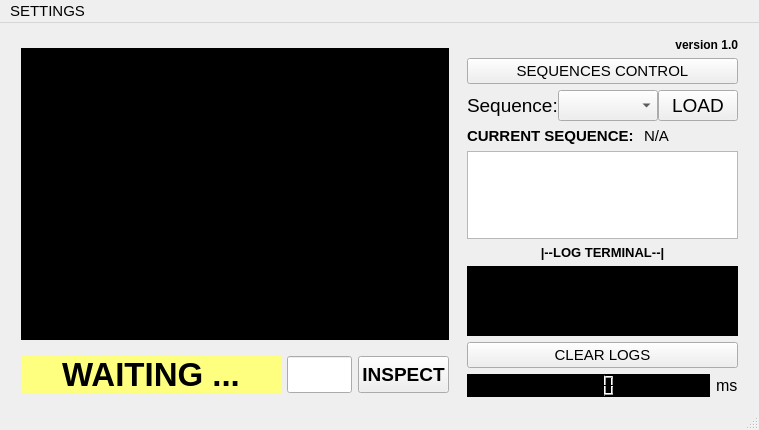
<?xml version="1.0" encoding="UTF-8"?>
<ui version="4.0">
 <class>MainWindow</class>
 <widget class="QMainWindow" name="MainWindow">
  <property name="geometry">
   <rect>
    <x>0</x>
    <y>0</y>
    <width>759</width>
    <height>430</height>
   </rect>
  </property>
  <property name="sizePolicy">
   <sizepolicy hsizetype="Preferred" vsizetype="Preferred">
    <horstretch>0</horstretch>
    <verstretch>0</verstretch>
   </sizepolicy>
  </property>
  <property name="windowTitle">
   <string>VIS 1.0</string>
  </property>
  <widget class="QWidget" name="centralwidget">
   <layout class="QHBoxLayout" name="horizontalLayout_2" stretch="1,0">
    <item>
     <layout class="QVBoxLayout" name="verticalLayout_2" stretch="4,0">
      <property name="leftMargin">
       <number>12</number>
      </property>
      <property name="topMargin">
       <number>6</number>
      </property>
      <property name="rightMargin">
       <number>6</number>
      </property>
      <property name="bottomMargin">
       <number>6</number>
      </property>
      <item>
       <layout class="QHBoxLayout" name="horizontalLayout_7" stretch="1,1">
        <property name="spacing">
         <number>0</number>
        </property>
        <property name="topMargin">
         <number>10</number>
        </property>
        <item>
         <widget class="QLabel" name="label_6">
          <property name="sizePolicy">
           <sizepolicy hsizetype="Expanding" vsizetype="Expanding">
            <horstretch>0</horstretch>
            <verstretch>0</verstretch>
           </sizepolicy>
          </property>
          <property name="font">
           <font>
            <pointsize>14</pointsize>
            <weight>75</weight>
            <bold>true</bold>
           </font>
          </property>
          <property name="styleSheet">
           <string notr="true">background-color: rgb(0, 0, 0);</string>
          </property>
          <property name="frameShape">
           <enum>QFrame::NoFrame</enum>
          </property>
          <property name="text">
           <string>CAMERA 1</string>
          </property>
          <property name="alignment">
           <set>Qt::AlignCenter</set>
          </property>
         </widget>
        </item>
        <item>
         <widget class="QLabel" name="label_12">
          <property name="sizePolicy">
           <sizepolicy hsizetype="Expanding" vsizetype="Expanding">
            <horstretch>0</horstretch>
            <verstretch>0</verstretch>
           </sizepolicy>
          </property>
          <property name="font">
           <font>
            <pointsize>14</pointsize>
            <weight>75</weight>
            <bold>true</bold>
           </font>
          </property>
          <property name="styleSheet">
           <string notr="true">background-color: rgb(0, 0, 0);</string>
          </property>
          <property name="text">
           <string>CAMERA 2</string>
          </property>
          <property name="alignment">
           <set>Qt::AlignCenter</set>
          </property>
         </widget>
        </item>
       </layout>
      </item>
      <item>
       <layout class="QVBoxLayout" name="verticalLayout_4" stretch="0">
        <item>
         <layout class="QHBoxLayout" name="horizontalLayout_8" stretch="4,1,0">
          <property name="topMargin">
           <number>10</number>
          </property>
          <item>
           <widget class="QLabel" name="label_5">
            <property name="font">
             <font>
              <pointsize>25</pointsize>
              <weight>75</weight>
              <bold>true</bold>
             </font>
            </property>
            <property name="styleSheet">
             <string notr="true">background-color: rgb(255, 255, 127);
</string>
            </property>
            <property name="text">
             <string>WAITING ...</string>
            </property>
            <property name="alignment">
             <set>Qt::AlignCenter</set>
            </property>
           </widget>
          </item>
          <item>
           <widget class="QLineEdit" name="lineEdit">
            <property name="sizePolicy">
             <sizepolicy hsizetype="Preferred" vsizetype="Preferred">
              <horstretch>0</horstretch>
              <verstretch>0</verstretch>
             </sizepolicy>
            </property>
            <property name="font">
             <font>
              <pointsize>12</pointsize>
              <weight>75</weight>
              <bold>true</bold>
             </font>
            </property>
            <property name="toolTip">
             <string>INPUT EPASS:</string>
            </property>
           </widget>
          </item>
          <item>
           <widget class="QPushButton" name="pushButton_2">
            <property name="sizePolicy">
             <sizepolicy hsizetype="Preferred" vsizetype="Preferred">
              <horstretch>0</horstretch>
              <verstretch>0</verstretch>
             </sizepolicy>
            </property>
            <property name="font">
             <font>
              <pointsize>14</pointsize>
              <weight>75</weight>
              <bold>true</bold>
             </font>
            </property>
            <property name="text">
             <string>INSPECT</string>
            </property>
           </widget>
          </item>
         </layout>
        </item>
       </layout>
      </item>
     </layout>
    </item>
    <item>
     <layout class="QVBoxLayout" name="verticalLayout" stretch="0,0,0,0,0">
      <property name="leftMargin">
       <number>6</number>
      </property>
      <property name="topMargin">
       <number>6</number>
      </property>
      <property name="rightMargin">
       <number>12</number>
      </property>
      <property name="bottomMargin">
       <number>2</number>
      </property>
      <item>
       <widget class="QLabel" name="label_8">
        <property name="font">
         <font>
          <weight>75</weight>
          <bold>true</bold>
         </font>
        </property>
        <property name="text">
         <string>version 1.0</string>
        </property>
        <property name="alignment">
         <set>Qt::AlignBottom|Qt::AlignRight|Qt::AlignTrailing</set>
        </property>
       </widget>
      </item>
      <item>
       <widget class="QPushButton" name="pushButton">
        <property name="font">
         <font>
          <pointsize>11</pointsize>
          <weight>50</weight>
          <bold>false</bold>
         </font>
        </property>
        <property name="text">
         <string>SEQUENCES CONTROL</string>
        </property>
       </widget>
      </item>
      <item>
       <layout class="QHBoxLayout" name="horizontalLayout_9">
        <property name="spacing">
         <number>0</number>
        </property>
        <item>
         <widget class="QLabel" name="label">
          <property name="font">
           <font>
            <pointsize>14</pointsize>
           </font>
          </property>
          <property name="text">
           <string>Sequence:</string>
          </property>
         </widget>
        </item>
        <item>
         <widget class="QComboBox" name="comboBox">
          <property name="font">
           <font>
            <pointsize>14</pointsize>
           </font>
          </property>
         </widget>
        </item>
        <item>
         <widget class="QPushButton" name="pushButton_3">
          <property name="font">
           <font>
            <pointsize>14</pointsize>
           </font>
          </property>
          <property name="text">
           <string>LOAD</string>
          </property>
         </widget>
        </item>
       </layout>
      </item>
      <item>
       <spacer name="verticalSpacer">
        <property name="orientation">
         <enum>Qt::Vertical</enum>
        </property>
        <property name="sizeHint" stdset="0">
         <size>
          <width>20</width>
          <height>40</height>
         </size>
        </property>
       </spacer>
      </item>
      <item>
       <layout class="QVBoxLayout" name="verticalLayout_3" stretch="0,5,0,2,0,0">
        <item>
         <layout class="QHBoxLayout" name="horizontalLayout_4">
          <item>
           <widget class="QLabel" name="label_7">
            <property name="font">
             <font>
              <pointsize>11</pointsize>
              <weight>75</weight>
              <bold>true</bold>
             </font>
            </property>
            <property name="text">
             <string>CURRENT SEQUENCE: </string>
            </property>
           </widget>
          </item>
          <item>
           <widget class="QLabel" name="label_2">
            <property name="font">
             <font>
              <pointsize>11</pointsize>
             </font>
            </property>
            <property name="text">
             <string>N/A</string>
            </property>
           </widget>
          </item>
         </layout>
        </item>
        <item>
         <widget class="QListWidget" name="listWidget">
          <property name="font">
           <font>
            <pointsize>18</pointsize>
            <weight>75</weight>
            <bold>true</bold>
           </font>
          </property>
          <property name="toolTip">
           <string/>
          </property>
          <property name="styleSheet">
           <string notr="true"/>
          </property>
          <property name="frameShape">
           <enum>QFrame::StyledPanel</enum>
          </property>
          <property name="autoScrollMargin">
           <number>12</number>
          </property>
          <property name="dragDropMode">
           <enum>QAbstractItemView::DragDrop</enum>
          </property>
          <property name="defaultDropAction">
           <enum>Qt::MoveAction</enum>
          </property>
          <property name="alternatingRowColors">
           <bool>false</bool>
          </property>
          <property name="isWrapping" stdset="0">
           <bool>false</bool>
          </property>
          <property name="spacing">
           <number>7</number>
          </property>
          <property name="viewMode">
           <enum>QListView::ListMode</enum>
          </property>
         </widget>
        </item>
        <item>
         <widget class="QLabel" name="label_4">
          <property name="font">
           <font>
            <family>SansSerif</family>
            <pointsize>10</pointsize>
            <weight>75</weight>
            <bold>true</bold>
           </font>
          </property>
          <property name="text">
           <string>|--LOG TERMINAL--|</string>
          </property>
          <property name="alignment">
           <set>Qt::AlignCenter</set>
          </property>
         </widget>
        </item>
        <item>
         <widget class="QTextEdit" name="textEdit">
          <property name="font">
           <font>
            <pointsize>10</pointsize>
           </font>
          </property>
          <property name="styleSheet">
           <string notr="true">background-color: rgb(0, 0, 0);
color: rgb(255, 255, 255);</string>
          </property>
          <property name="documentTitle">
           <string/>
          </property>
          <property name="readOnly">
           <bool>true</bool>
          </property>
          <property name="placeholderText">
           <string/>
          </property>
         </widget>
        </item>
        <item>
         <widget class="QPushButton" name="pushButton_4">
          <property name="font">
           <font>
            <pointsize>11</pointsize>
           </font>
          </property>
          <property name="text">
           <string>CLEAR LOGS</string>
          </property>
         </widget>
        </item>
        <item>
         <layout class="QHBoxLayout" name="horizontalLayout" stretch="1,0">
          <item>
           <widget class="QLCDNumber" name="lcdNumber">
            <property name="font">
             <font>
              <pointsize>12</pointsize>
             </font>
            </property>
            <property name="styleSheet">
             <string notr="true">background-color: rgb(0, 0, 0);
</string>
            </property>
            <property name="value" stdset="0">
             <double>0.000000000000000</double>
            </property>
           </widget>
          </item>
          <item>
           <widget class="QLabel" name="label_3">
            <property name="font">
             <font>
              <pointsize>12</pointsize>
              <weight>50</weight>
              <bold>false</bold>
             </font>
            </property>
            <property name="text">
             <string>ms</string>
            </property>
           </widget>
          </item>
         </layout>
        </item>
       </layout>
      </item>
     </layout>
    </item>
   </layout>
  </widget>
  <widget class="QMenuBar" name="menubar">
   <property name="geometry">
    <rect>
     <x>0</x>
     <y>0</y>
     <width>759</width>
     <height>26</height>
    </rect>
   </property>
   <property name="font">
    <font>
     <pointsize>11</pointsize>
    </font>
   </property>
   <widget class="QMenu" name="menuSETTINGS">
    <property name="title">
     <string>SETTINGS</string>
    </property>
    <addaction name="actionIO_Setiings"/>
    <addaction name="separator"/>
    <addaction name="actionCamera_Settings"/>
   </widget>
   <addaction name="menuSETTINGS"/>
  </widget>
  <widget class="QStatusBar" name="statusbar"/>
  <action name="actionLabelling_tool">
   <property name="text">
    <string>Label tool</string>
   </property>
   <property name="font">
    <font>
     <pointsize>10</pointsize>
    </font>
   </property>
  </action>
  <action name="actionTrain_DL_tool">
   <property name="text">
    <string>Train DL tool (Object Detection)</string>
   </property>
   <property name="font">
    <font>
     <pointsize>10</pointsize>
    </font>
   </property>
  </action>
  <action name="actionIO_Setiings">
   <property name="text">
    <string>IO Setiings</string>
   </property>
   <property name="font">
    <font>
     <pointsize>10</pointsize>
    </font>
   </property>
  </action>
  <action name="actionCamera_Settings">
   <property name="text">
    <string>Camera Settings</string>
   </property>
   <property name="font">
    <font>
     <pointsize>10</pointsize>
    </font>
   </property>
  </action>
  <action name="actionTrain_DL_tool_Image_Classification">
   <property name="text">
    <string>Train DL tool (Image Classification)</string>
   </property>
   <property name="font">
    <font>
     <pointsize>10</pointsize>
    </font>
   </property>
  </action>
 </widget>
 <resources/>
 <connections/>
</ui>
